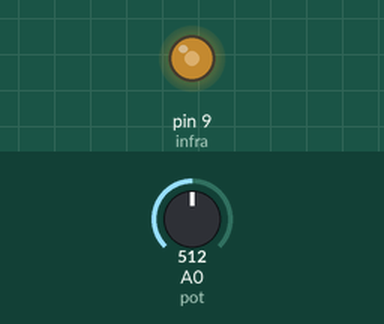
This sketch was run on a simulated Arduino Uno, built with avr-gcc and run on an emulated ATmega328P. On the bench: output pins drawn as LEDs (lit = HIGH). The test bench sets the inputs (shaded band); at power-on: A0 (pot) = 512.

Above: at 1.2 s.
1.3 s: A0 (pot) set to 716
At 2.1 s:
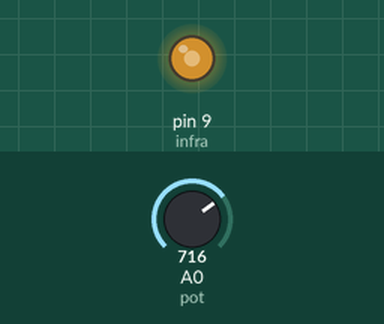
2.8 s: A0 (pot) set to 1023
At 3.2 s:
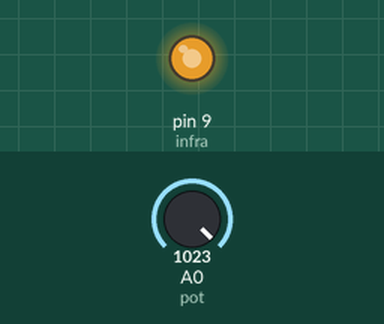
4.3 s: A0 (pot) set to 0
At 5.6 s:
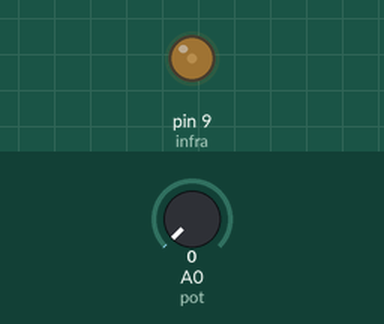
Timing chart, 0 to 7.3 s (numbered marks = the images above; inputs shaded):
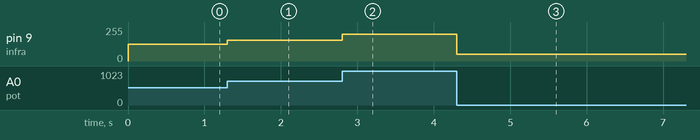

The sketch:

Transmissor.ino
```cpp
/*

        Este programa tem a função de criar um transmissor de infravermelho que envie sinais PWM, com duty variável proporcional à leitura do conversor AD.

*/

// Mapeamento de hardware
#define infra 9
#define pot A0

// Variáveis auxiliares
unsigned char pwm = 128;

void setup() {

    pinMode(infra, OUTPUT);
    analogWrite(infra, pwm);

}

void loop() {

    pwm = map(analogRead(pot), 0, 1023, 50, 200);

    analogWrite(infra, pwm);
}
```

Measured:
- after the input at 1.3 s, pin 9 (infra): 125/255 → 154/255 at once
- after the input at 2.8 s, pin 9 (infra): 154/255 → 200/255 at once
- after the input at 4.3 s, pin 9 (infra): 200/255 → 50/255 at once
